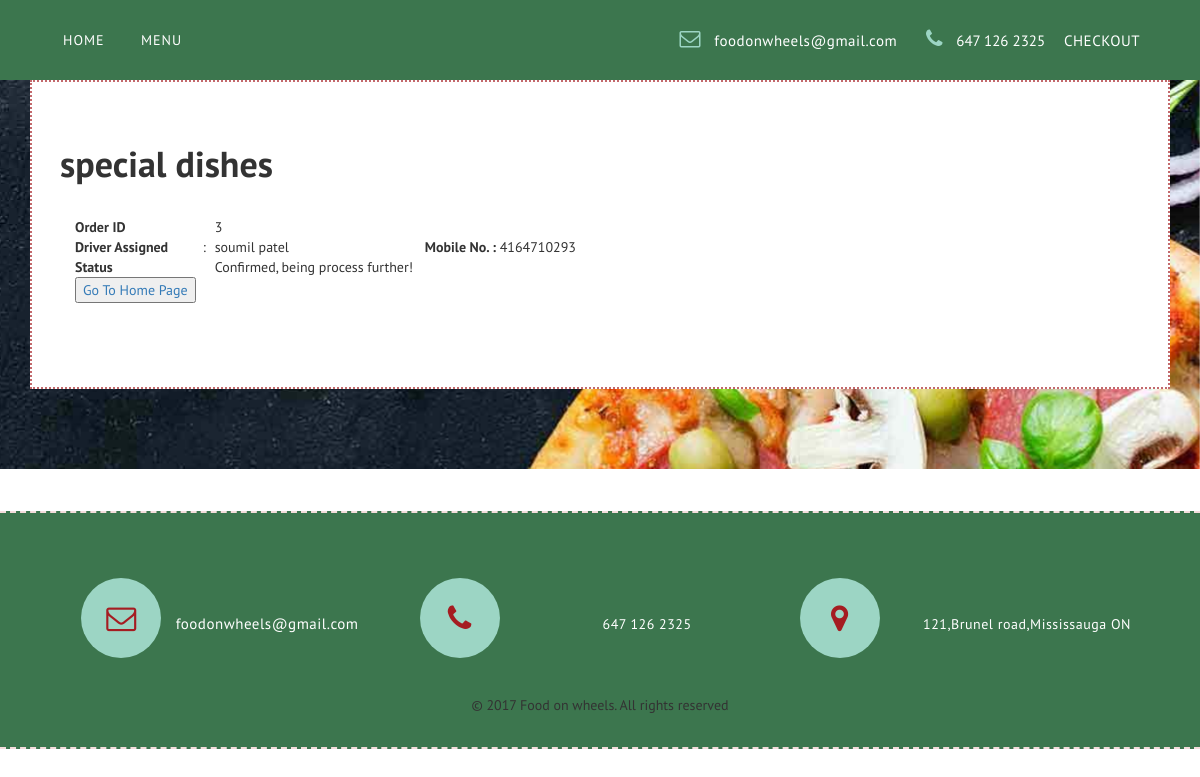
The page /order_status.php on the database its author committed.
### tables this page shows
CREATE TABLE `order_fixed` (
  `order_fixed_id` int(11) NOT NULL,
  `total` decimal(10,2) NOT NULL,
  `tax_rate` int(11) NOT NULL,
  `grand_total` decimal(10,2) NOT NULL,
  `name` varchar(100) NOT NULL,
  `address` varchar(500) NOT NULL,
  `payment_type` varchar(200) NOT NULL,
  `mobile` decimal(10,0) NOT NULL,
  `email` varchar(250) NOT NULL,
  `d_id` int(11) NOT NULL
);

CREATE TABLE `driver` (
  `id` int(11) NOT NULL,
  `name` varchar(500) NOT NULL,
  `mobile_No` decimal(10,0) NOT NULL
);

### order_status.php (the view, shortened to what this page needs)
<?php
include 'connect.php';
$select_fur = "select Order_fixed_id,total,tax_rate,grand_total,order_fixed.name,address,payment_type,mobile,email,driver.name as driver_name, driver.mobile_No as driver_no from order_fixed,driver where driver.id = order_fixed.d_id order by order_fixed_id desc limit 1";
	$select_fur_exe = $connection->query($select_fur);
	$select_furfetch = $select_fur_exe->fetch_object();
?>
<!DOCTYPE html>
<html lang="zxx">
<head>
	<link href="css/bootstrap.css" rel="stylesheet" type="text/css" media="all" />
	<link href="css/font-awesome.css" rel="stylesheet" type="text/css" media="all" />
	<link type="text/css" rel="stylesheet" href="css/cm-overlay.css" />
	<link href="css/style.css" rel="stylesheet" type="text/css" media="all" />
</head>
<body>
		<div class="header-main">
				<div class="container">
					<nav class="navbar navbar-default">
						<div class="collapse navbar-collapse" id="bs-example-navbar-collapse-1">
							<ul class="nav navbar-nav navbar-right">
								<li class="scroll hvr-underline-from-center">
									<a href="index.html">Home</a>
								</li>
								<li>
									<a class="scroll hvr-underline-from-center" href="#menu">Menu</a>
								</li>
							</ul>
							<ul class="list-right">
								<li>
									<span class="fa fa-envelope-o list-icon" aria-hidden="true"></span>
									<a href="mailto:info@example.com">foodonwheels@gmail.com</a>
								</li>
								<li>
									<span class="fa fa-phone list-icon" aria-hidden="true"></span>
									<p> 647 126 2325 </p>
								</li>
                                <li style="color:#FFF">
                                <a href="checkout.php">CHECKOUT</a>
                                </li>
							</ul>
						</div>
					</nav>
				</div>
			</div>
	<div class="menu-agileits_w3layouts section">
		<div class="container">
			<div class="load_more">
				<b style="font-size:36px;">
					special dishes</b>
				<ul id="myList">
					<li>
						<div class="l_g">
							<div class="l_g_r">
								<div class="col-md-6 menu-grids">
                                <table width="100%">
                                <tr>
                                <td><strong>Order ID</strong></td>
                                <td>&nbsp;&nbsp;&nbsp;</td>
                                <td><?php echo $select_furfetch->Order_fixed_id;?></td>
                                </tr>
                                <tr>
                                <td><strong>Driver Assigned</strong></td>
								<td>:</td>
								<td><?php echo $select_furfetch->driver_name;?></td>
                                <td><strong>Mobile No. :</strong> <?php echo $select_furfetch->driver_no;?></td>
                                </tr>
                                <tr>
                                <td><strong>Status</strong></td>
                                <td>&nbsp;&nbsp;&nbsp;</td>
                                <td>Confirmed, being process further!</td>
                                </tr>
                                <tr>
                                <td><a href="index.php"><input type="button" value="Go To Home Page"/></a></td>
                                </tr>
                                </table>
                                </div>
								<div class="clearfix"> </div>
							</div>
						</div>
					</li>
				</ul>
			</div>
		</div>
	</div>
		<div class="footer-cpy text-center">
		<div class="container">
				<div class="footer_grid_bottom contact">
					<ul>
						<li>
							<span class="fa fa-envelope-o" aria-hidden="true"></span>
							<a href="mailto:info@example.com">foodonwheels@gmail.com</a>
						</li>
						<li>
							<span class="fa fa-phone" aria-hidden="true"></span>
							<p> 647 126 2325 </p>
						</li>
						<li>
							<span class="fa fa-map-marker" aria-hidden="true"></span>
							<p>121,Brunel road,Mississauga ON</p>
						</li>
					</ul>
					<p text>© 2017 Food on wheels. All rights reserved</p>
				</div>
			</div>
		</div>
	<link rel="stylesheet" href="css/jquery-ui.css" />
</body>
</html>

### css/style.css (style rules this page uses)
body { padding: 0; margin: 0; background: #fff; font-family: 'PT Sans', sans-serif; }
body a { transition:.5s ease-in; -webkit-transition:.5s ease-in; -moz-transition:.5s ease-in; -o-transition:.5s ease-in; -ms-transition:.5s ease-in; text-decoration:none; }
input[type="button"], input[type="submit"], button.btn ,i.fa.icons:hover,.footer-nav li { -webkit-transition: 0.5s all; -moz-transition: 0.5s all; -o-transition: 0.5s all; -ms-transition: 0.5s all; transition: 0.5s all; }
ul { margin: 0; padding: 0; }
p { margin:0; line-height: 2; }
ul,label { margin:0; padding:0; }
p,ul li,ol li { font-size:14px; }
.text-center { text-align: center; }
.header-main { background:#3c764e; position: absolute; width: 100%; top: 0; height: 80px; }
.navbar-default .navbar-collapse, .navbar-default .navbar-form { border-color:transparent; }
.navbar { margin-bottom:0px; }
.navbar-nav>li { float: left; margin: 0 5px; }
.navbar-default .navbar-nav>li>a { color: #FFFEFE; letter-spacing: 1px; text-transform: uppercase; padding: 20px 13px 30px; font-weight: 400; font-size: 14px; }
.navbar-default { border-color: #e7e7e7; border: none!important; background: none!important; }
.navbar { border-radius: 0!important; }
.hvr-underline-from-center { display: inline-block; vertical-align: middle; -webkit-transform: perspective(1px) translateZ(0); transform: perspective(1px) translateZ(0); box-shadow: 0 0 1px transparent; position: relative; overflow: hidden; }
.hvr-underline-from-center:before { content: ""; position: absolute; z-index: 999; left: 50%; right: 50%; bottom: 0; background:#9cd5c4; height: 4px; -webkit-transition-property: left, right; transition-property: left, right; -webkit-transition-duration: 0.3s; transition-duration: 0.3s; -webkit-transition-timing-function: ease-out; transition-timing-function: ease-out; }
.navbar-right { float: left!important; margin: 10px 0 0; text-align: center; }
.list-right { float: right; }
.list-right li { padding: 26px 0 30px; display: inline-block; margin-right: 15px; }
.list-right> li > a { color: #fff; letter-spacing: 0.5px; font-size: 15px; }
ul.list-right p { display: inline; color: #fff; font-size: 15px; }
.list-icon { color: #9cd5c4; font-size: 1.5em !important; margin: 0 10px; }
.section { padding:80px 0; }
.header-main { position: absolute; top: 0; z-index: 99; text-align: center; left: 0; width: 100%; }
.menu-agileits_w3layouts { background: url(../images/pizza.jpg) no-repeat center fixed; background-size: cover; }
.load_more { background: #fff; padding: 4em 2em; border: 2.5px dotted rgba(165, 28, 33, 0.66); }
#myList li { display: none; list-style-type:none; }
ul#myList { margin: 2em 0; }
.l_g:after { clear: both; }
.footer_grid_bottom ul { padding: 0; margin: 0; }
.footer_grid_bottom ul li { display: block; font-size: 1em; color: #fff; font-weight: 300; margin-bottom: 1em; }
.footer_grid_bottom ul li a { color: #fff; font-size: 15px; }
.footer-cpy { margin: 3em 0 0; background: #3c764e; padding: 2em 0; border-top: 2px dashed #F5DDDD; border-bottom: 2px dashed #F5DDDD; }
.footer_grid_bottom ul { list-style-type: none; margin-bottom: 1em; color: #999; font-size: 14px; }
.footer_grid_bottom ul li { display: block; color: #ffffff; letter-spacing: .5px; font-size: 14px; margin: 23px 0; list-style: none; width: 33.33%; float: left; font-weight: 500; }
.footer_grid_bottom.contact p { margin-top: 10px; display: inline-block; width: 70%; line-height: 28px; }
.footer_grid_bottom.contact ul li span { font-size: 30px; color: #a51c21; text-align: center; display: inline-block; width: 80px; height: 80px; padding-top: 25px; margin-right: 10px; border-radius: 50px; -webkit-border-radius: 50px; -o-border-radius: 50px; -moz-border-radius: 50px; -ms-border-radius: 50px; background: #9cd5c4; }

### rows shown on the page
order_fixed: order_fixed_id "3", d.name "soumil patel", d.mobile_No "4164710293"
